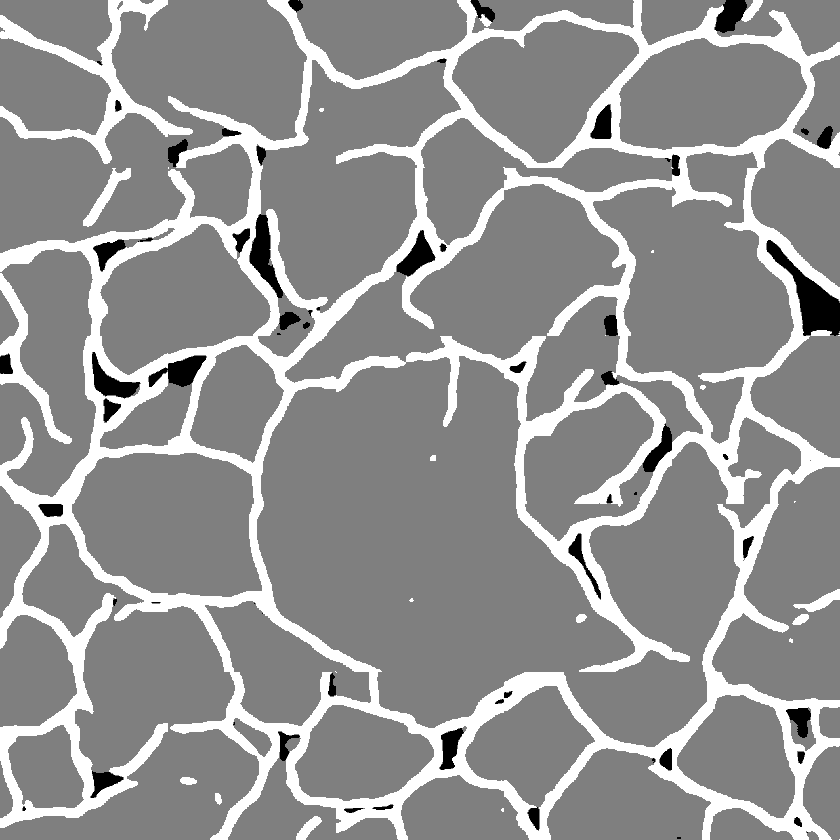
#> input picture validation/m_att/conta02.tif, 840 x 840 px, shrunk from 1280 x 1280 before the run, found by its file name
$ python traditional_method_plot.py
#> lines starting #> are read from the running program, lines starting #| are printed output that depends on the picture
# -*- coding: utf-8 -*-
"""
Created on Sun May 26 12:58:47 2024

@author: ramos
"""


import cv2
import numpy as np
from matplotlib import pyplot as plt
from PIL import Image

path1 = r"C:\Users\ramos\Documents\Data_Science\coco\train\i_crop\conta02.tif"
path2 = r"C:\Users\ramos\Documents\Data_Science\coco\train\m_crop_single_flipped\conta02.tif"

# Load the image
image = Image.open(path1)
#> image is the input picture: PIL image 840x840 L; min 0, max 2, mean 1.16
mask = Image.open(path2).convert('L')

gray_image = image.convert('L')

gray_image = np.array(gray_image)

# Binarization using a threshold
_, binary_image = cv2.threshold(gray_image, 127, 255, cv2.THRESH_BINARY)
#> binary_image: shape (840, 840); every value is 0

# Apply median filtering to eliminate salt and pepper noise
median_filtered_image = cv2.medianBlur(binary_image, 5)

# Apply Canny edge detection
edges = cv2.Canny(median_filtered_image, 100, 200)

# Invert the edges
inverted_edges = cv2.bitwise_not(edges)
#> inverted_edges: shape (840, 840); every value is 255

# # Perform dilation to thicken edges
kernel = np.ones((5, 5), np.uint8)
dilated_image = cv2.dilate(edges, kernel, iterations=1)

# Perform closing operation to connect edges
closed_image = cv2.morphologyEx(dilated_image, cv2.MORPH_CLOSE, kernel)

# Invert the edges
inverted_edges = cv2.bitwise_not(closed_image)

# Find connected components
num_labels, labels = cv2.connectedComponents(inverted_edges)
#> labels: shape (840, 840) int32; every value is 1
#> num_labels = 2


# Create false color image with black background and colored objects
colors = np.random.randint(0, 255, size=(num_labels, 3), dtype=np.uint8)
#> colors = [[172, 10, 127], [140, 47, 170]]
colors[0] = [0, 0, 0]  # black background
false_colors = colors[labels]
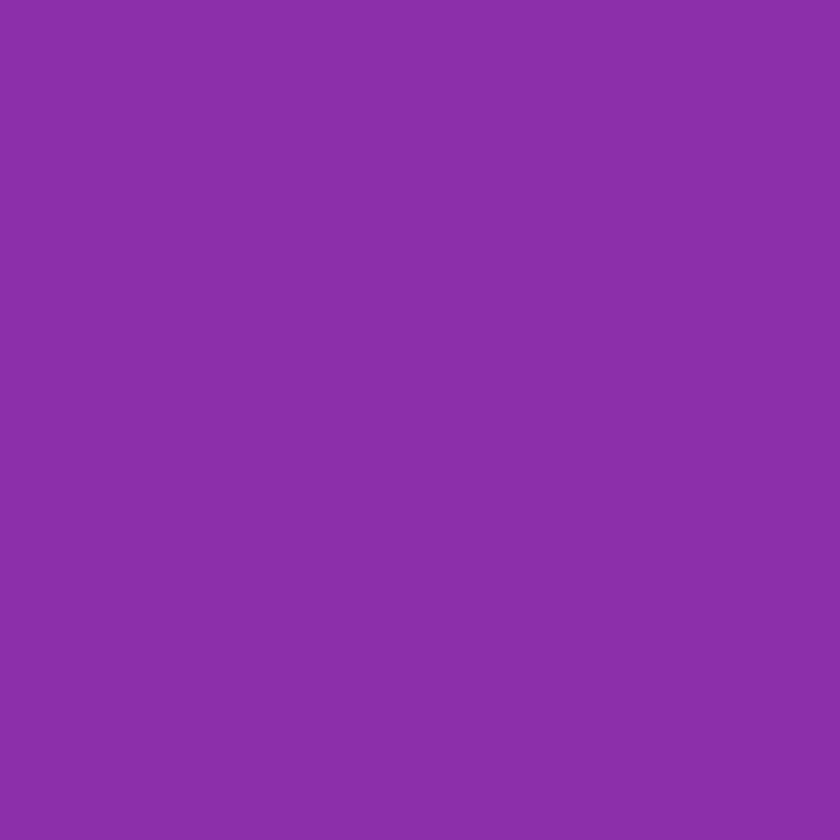
#> false_colors: shape (840, 840, 3); mean of channels 0, 1, 2 140, 47, 170; drawn as R, G, B

# # Map component labels to hue values
# label_hue = np.uint8(179 * labels / np.max(labels))
# blank_ch = 255 * np.ones_like(label_hue)
# colored_image = cv2.merge([label_hue, blank_ch, blank_ch])

# # Convert to BGR for display
# colored_image = cv2.cvtColor(colored_image, cv2.COLOR_HSV2BGR)

# # Set background label to black
# colored_image[label_hue == 0] = 0

# Display the results
titles = ['Original Image', 'Grayscale Image', 'Binary Image', 'Median Filtered Image', 'Canny Edges', 'Closed Image', 'Colored Components', 'Original Annotation']
images = [image, gray_image, binary_image, median_filtered_image, edges, closed_image, false_colors, mask]

# # Display the results
# titles = ['Original Image', 'Canny Edges',  'Colored Components']
# images = [image, closed_image, colored_image]

plt.figure(figsize=(15, 7))
for i in range(8):
    plt.subplot(2, 4, i+1)
    plt.imshow(images[i], 'gray')
    plt.title(titles[i])
    plt.xticks([]), plt.yticks([])
plt.tight_layout()
plt.show()
